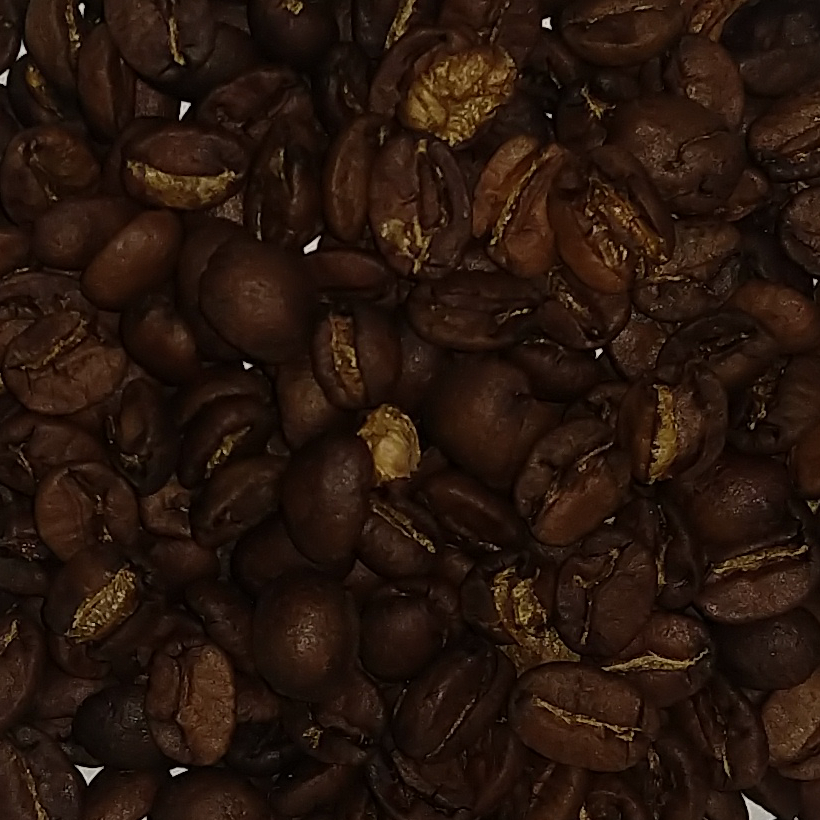
#> input picture Scripts/photos/Motorola X4/Flash/Cafe/35_1.png, 820 x 820 px, given as the content of the folder ./photos/iPhone 8/Luz/Folha, which was not available
$ python create_data.py
#> lines starting #> are read from the running program, lines starting #| are printed output that depends on the picture; pictures that were not available may be replaced by others from this repository, and a replacement may not be noted
import cv2
import numpy as np
import os
import csv

# Normal H,S,V: (0-360,0-100%,0-100%)
# OpenCV H,S,V: (0-180,0-255 ,0-255)


# [30 lines left out: functions getMeanRGB, getMeanHSV, white_balance, not called in this run]

def getMeanRGBequalized(image_path):
    rgb_img = cv2.imread(image_path)
    rgb_img = cv2.medianBlur(src=rgb_img, ksize=9)
    # Convertendo para HSV
    hsv_img = cv2.cvtColor(rgb_img, cv2.COLOR_BGR2HSV)

    # Dividindo a imagem HSV em diferentes canais
    h, s, v = cv2.split(hsv_img)

    # Aplicando equalização de histograma no canal V
    v_equalized = cv2.equalizeHist(v)

    # Unificando os canais H, S e V com equalização aplicada
    hsv_img_equalized = cv2.merge((h, s, v_equalized))

    # Convertendo imagem HSV equalizada em RGB
    img_equalized = cv2.cvtColor(hsv_img_equalized, cv2.COLOR_HSV2BGR)
    R, G, B = cv2.split(img_equalized)

    return ((round(np.mean(R)), round(np.mean(G)), round(np.mean(B))))

def getMeanHSVequalized(image_path):
    rgb_img = cv2.imread(image_path)
    rgb_img = cv2.medianBlur(src=rgb_img, ksize=9)
    hsv_img = cv2.cvtColor(rgb_img, cv2.COLOR_RGB2HSV)
    H, S, V = cv2.split(hsv_img)
    v_equalized = cv2.equalizeHist(V)

    return ((round(np.mean(H)), round(np.mean(S)), round(np.mean(v_equalized))))

# [13 lines left out: functions getMeanLAB, getMeanGray, not called in this run]


def createData():
    id_count = 0
    devices = ['iPhone 8', 'Motorola X4', 'Redmi 5A', 'Xiaomi Mi9', 'Lumix']
    lighting_conditions = ['Luz', 'Flash', 'Externo', 'Sombra']
    types = ['Folha', 'Cafe']

    header = ['ID', 'Device', 'Height', 'Width', 'Num_sample', 'Lighting_condition', 'R_mean', 'G_mean', 'B_mean', 'Paper_R_mean',
              'Paper_G_mean', 'Paper_B_mean', 'H_mean', 'S_mean', 'V_mean', 'Paper_H_mean', 'Paper_S_mean', 'Paper_V_mean', 'Agtron_value', 'File', 'Path']

    data = []

    for device in devices:
        print("### {} ###".format(device))
        for condition in lighting_conditions:
            print("=== {} ===".format(condition))
            data_papers = []
            for option in types:
                print("--- {} ---".format(option))
                for file in os.listdir(".\photos\{}\{}\{}".format(device, condition, option)):
                    img_path = os.path.join(
                        ".\photos\{}\{}\{}".format(device, condition, option), file)
                    img = cv2.imread(img_path)
#> img is the input picture: shape (820, 820, 3); mean B, G, R 13.1, 22.2, 39.2

                    if option == 'Folha':
                        R, G, B = getMeanRGBequalized(img_path)
#> in getMeanRGBequalized, `hsv_img = cv2.cvtColor(rgb_img, cv2.COLOR_BGR2HSV)`: hsv_img: shape (820, 820, 3); mean H, S, V 10.2, 179.8, 38.1
#> in getMeanRGBequalized, `h, s, v = cv2.split(hsv_img)`:
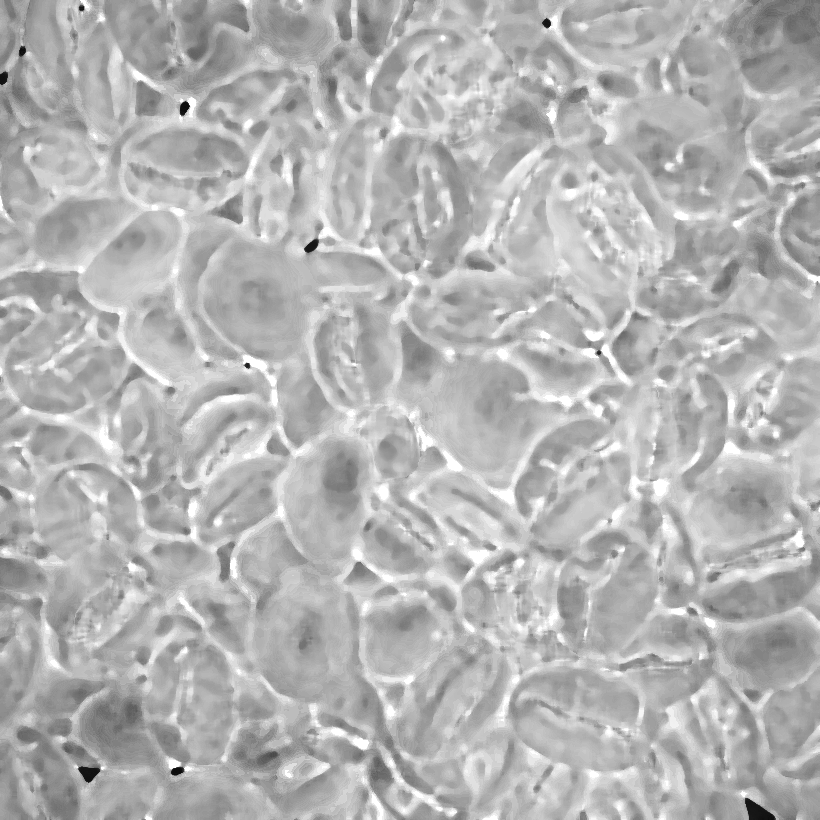
#> s: shape (820, 820); min 11, max 255, mean 179.8
#> in getMeanRGBequalized, `v_equalized = cv2.equalizeHist(v)`:
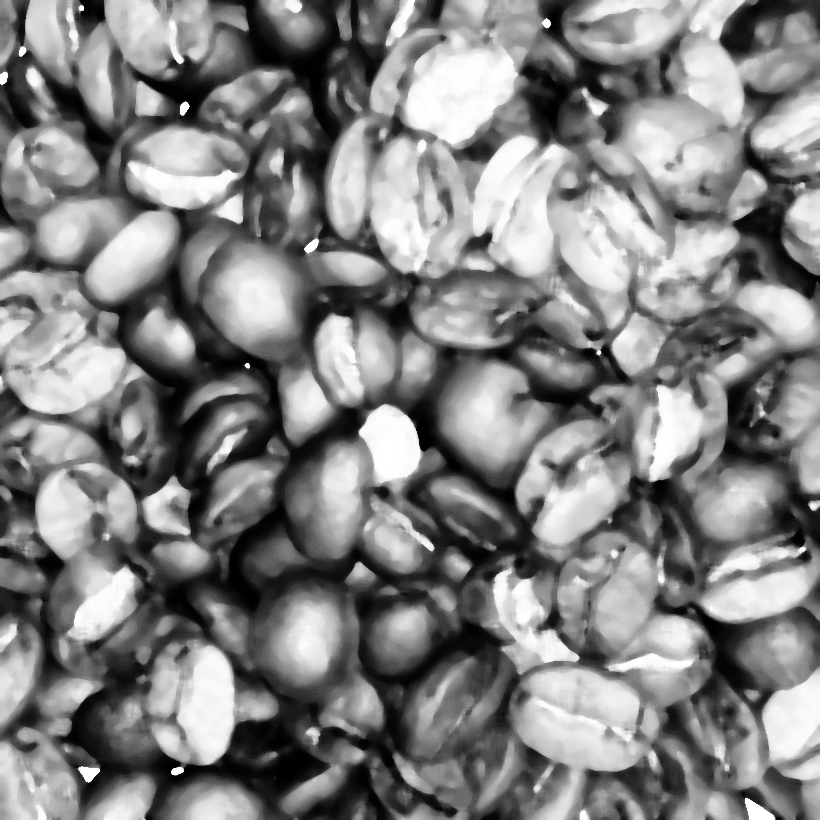
#> v_equalized: shape (820, 820); min 0, max 255, mean 130
#> in getMeanRGBequalized, `hsv_img_equalized = cv2.merge((h, s, v_equalized))`: hsv_img_equalized: shape (820, 820, 3); mean H, S, V 10.2, 179.8, 130
#> in getMeanRGBequalized, `img_equalized = cv2.cvtColor(hsv_img_equalized, cv2.COLOR_HSV2BGR)`:
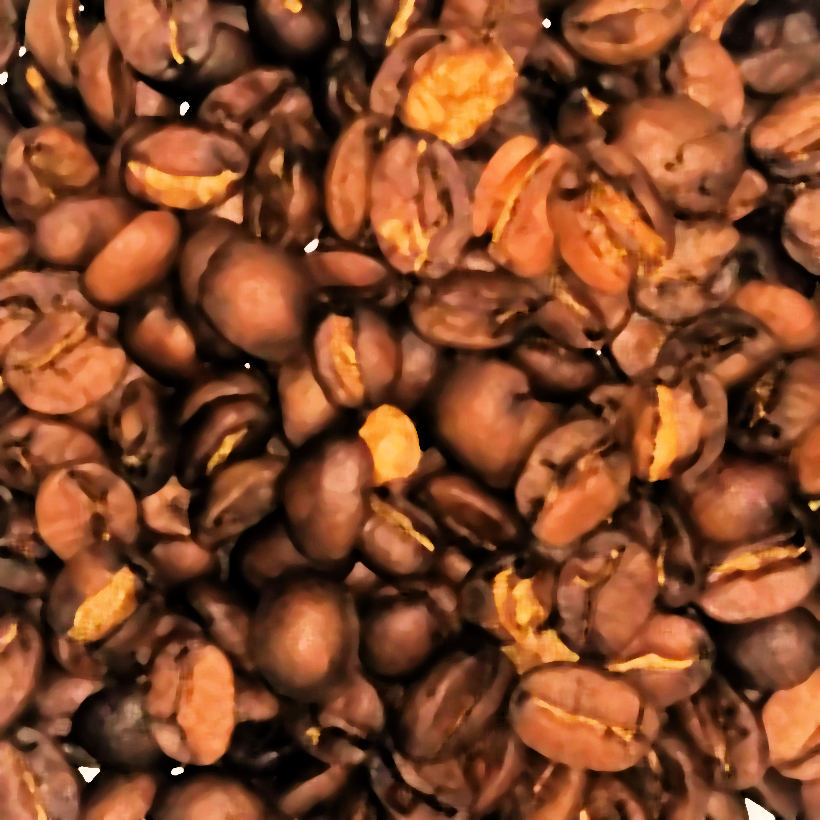
#> img_equalized: shape (820, 820, 3); mean B, G, R 40.7, 71.7, 130
#> in getMeanRGBequalized, `R, G, B = cv2.split(img_equalized)`:
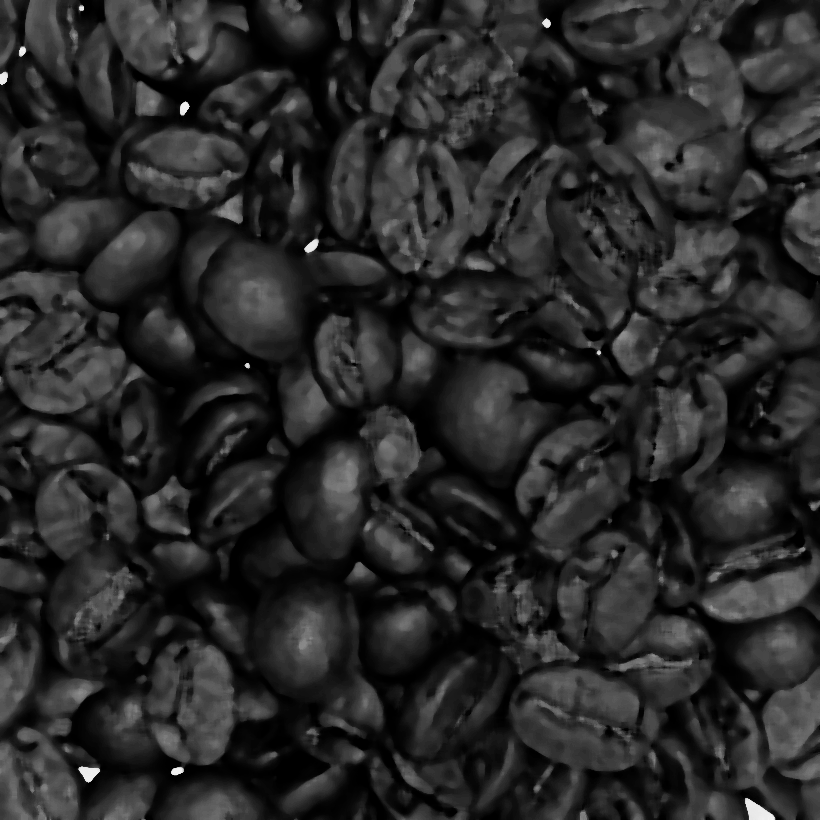
#> R: shape (820, 820); min 0, max 244, mean 40.7
#> in getMeanRGBequalized, `R, G, B = cv2.split(img_equalized)`:
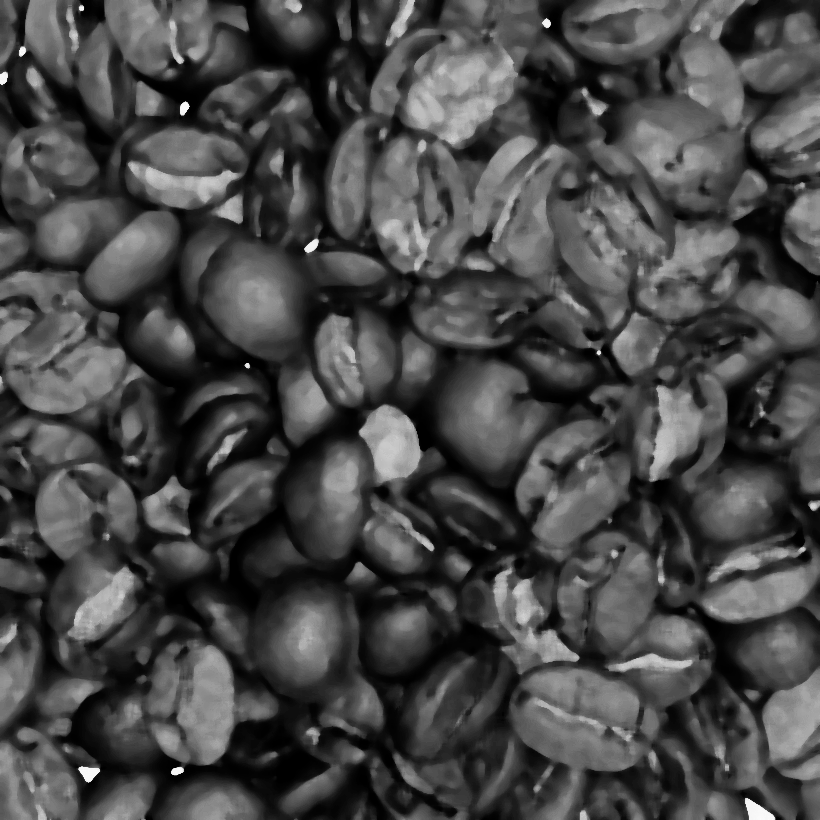
#> G: shape (820, 820); min 0, max 255, mean 71.7
#> R = 41; G = 72; B = 130
                        H, S, V = getMeanHSVequalized(img_path)
#> in getMeanHSVequalized, `hsv_img = cv2.cvtColor(rgb_img, cv2.COLOR_RGB2HSV)`: hsv_img: shape (820, 820, 3); mean H, S, V 109.9, 179.8, 38.1
#> in getMeanHSVequalized, `H, S, V = cv2.split(hsv_img)`:
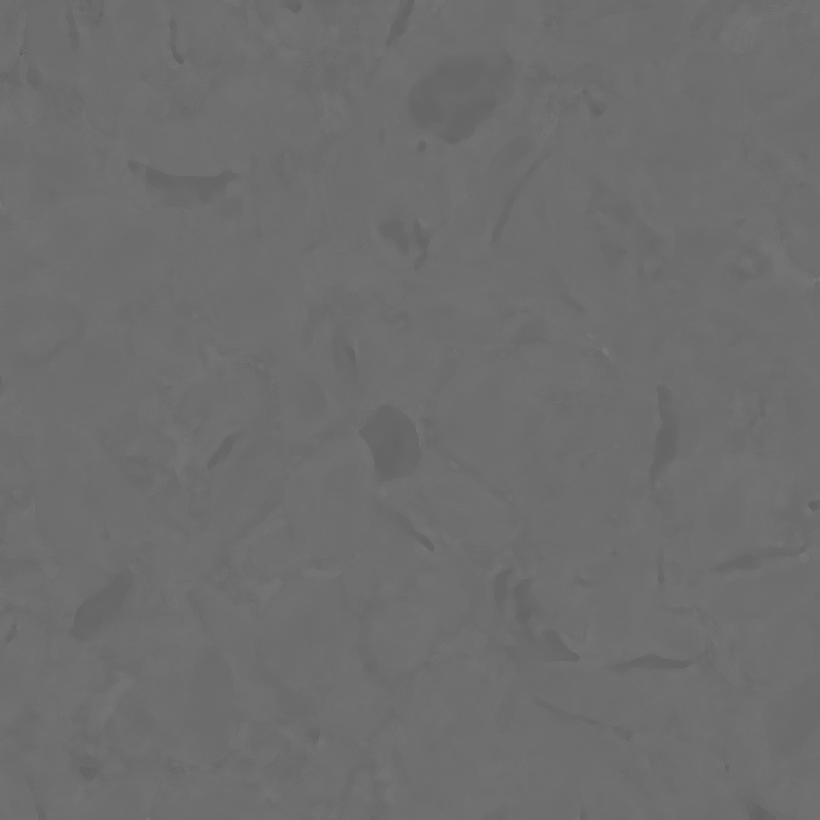
#> H: shape (820, 820); min 86, max 120, mean 109.9
#> H = 110; S = 180; V = 130
                        data_papers.append([R, G, B, H, S, V])
                    else:
                        print(file)
                        # PORQUE NÃO TEM EXPERIMENTO 1
                        if(device == "Lumix"):
                            paper = data_papers[int(file[3]) - 2]
                        else:
#> (the run stopped early here; a loop or call above may not have finished)
